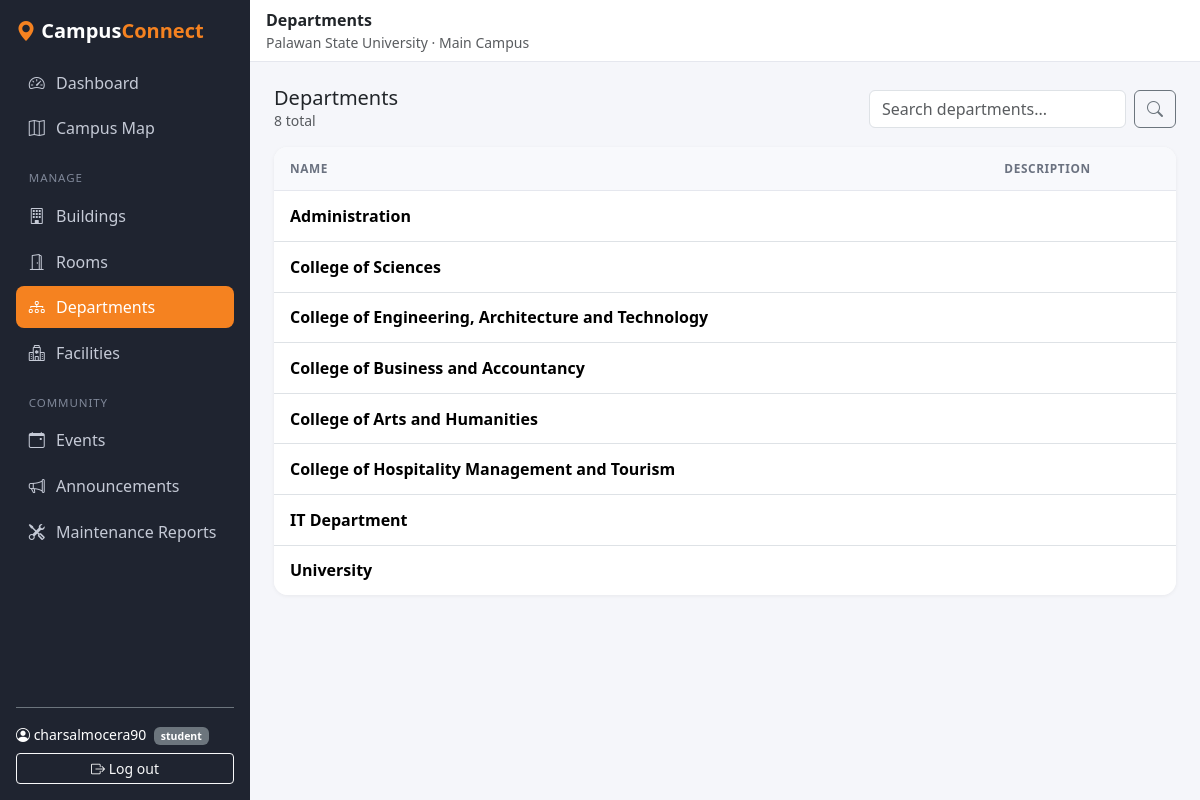
The app's page /departments/ (signed in) with its own data.
### campus/models.py (models this page shows, shortened)
class Profile(models.Model):
    ROLE_CHOICES = [
        ('student', 'Student'),
        ('staff', 'Staff'),
        ('admin', 'Admin'),
    ]
    user = models.OneToOneField(User, on_delete=models.CASCADE, related_name='profile')
    role = models.CharField(max_length=10, choices=ROLE_CHOICES, default='student')

class Department(models.Model):
    name = models.CharField(max_length=100, unique=True)
    description = models.TextField(blank=True)

### campus/crud.py (the view)
class CrudListView(ListView):
    cfg = None
    template_name = 'campus/crud/list.html'
    paginate_by = 10
    def get_queryset(self):
        qs = self.cfg.model.objects.all()
        q = self.request.GET.get('q', '').strip()
        if q and self.cfg.search:
            condition = Q()
            for name in self.cfg.search:
                condition |= Q(**{name + '__icontains': q})
            qs = qs.filter(condition)
        if not qs.ordered:
            qs = qs.order_by('pk')
        return qs
    def get_context_data(self, **kwargs):
        ctx = super().get_context_data(**kwargs)
        ctx.update(base_context(self.cfg, self.request.user))
        ctx['q'] = self.request.GET.get('q', '').strip()
        ctx['headers'] = [label for label, _ in self.cfg.columns]
        ctx['rows'] = [
            {'obj': obj,
             'cells': [{'label': label, 'text': cell_text(obj, accessor)}
                       for label, accessor in self.cfg.columns]}
            for obj in ctx['object_list']
        ]
        return ctx

### campus/crud.py (called while the page is built)
def resolve(obj, dotted):
    value = obj
    for part in dotted.split('.'):
        value = getattr(value, part, None)
        if value is None:
            return ''
        if callable(value):
            value = value()
    return value

def cell_text(obj, accessor):
    value = resolve(obj, accessor)
    if isinstance(value, bool):
        return 'Yes' if value else 'No'
    if isinstance(value, datetime):
        return timezone.localtime(value).strftime('%b %d, %Y %I:%M %p')
    text = str(value)
    return text if len(text) <= 60 else text[:57] + '...'

def url_names(cfg):
    return {
        'list_url': f'{cfg.name}_list',
        'create_url': f'{cfg.name}_create',
        'update_url': f'{cfg.name}_update',
        'delete_url': f'{cfg.name}_delete',
    }

def base_context(cfg, user):
    role = get_role(user)
    return {
        'title': cfg.title,
        'singular': cfg.singular,
        'can_create': role in cfg.create_roles,   # shows the "Add" button
        'can_manage': role in cfg.manage_roles,   # shows the Edit / Delete buttons
        **url_names(cfg),
    }

    @property
    def create_roles(self):
        return ROLE_RULES[self.model._meta.model_name]['create']

    @property
    def manage_roles(self):
        return ROLE_RULES[self.model._meta.model_name]['manage']

### campus/permissions.py (called while the page is built)
def get_role(user):
    if not user.is_authenticated:
        return None
    if user.is_superuser:
        return 'admin'
    profile = getattr(user, 'profile', None)
    return profile.role if profile else 'student'

### campus/templates/campus/crud/list.html (shortened to what this page needs)
{% extends 'campus/base.html' %}
{% block heading %}{{ title }}{% endblock %}
{% block content %}
<div class="d-flex flex-wrap justify-content-between align-items-center gap-3 mb-3">
  <div>
    <h2 class="h5 mb-0">{{ title }}</h2>
    <div class="text-muted small">{{ paginator.count }} total{% if q %} &middot; matching &ldquo;{{ q }}&rdquo;{% endif %}</div>
  </div>
  <div class="d-flex flex-wrap gap-2 list-actions">
    <form method="get" class="d-flex gap-2">
      <input type="search" name="q" value="{{ q }}" class="form-control" placeholder="Search {{ title|lower }}...">
      <button class="btn btn-outline-secondary" aria-label="Search"><i class="bi bi-search"></i></button>
    </form>
  </div>
</div>
<div class="card">
  <div class="table-responsive">
    <table class="table table-hover align-middle mb-0 table-stack">
      <thead>
        <tr>
          {% for h in headers %}<th>{{ h }}</th>{% endfor %}
        </tr>
      </thead>
      <tbody>
        {% for row in rows %}
          <tr>
            {% for cell in row.cells %}<td data-label="{{ cell.label }}">{{ cell.text }}</td>{% endfor %}
          </tr>
        {% empty %}
          <tr><td colspan="{{ headers|length|add:1 }}" class="text-center text-muted py-4 empty-cell">
            {% if q %}No results for &ldquo;{{ q }}&rdquo;.{% else %}Nothing here yet.{% endif %}
          </td></tr>
        {% endfor %}
      </tbody>
    </table>
  </div>
</div>
{% endblock %}

### campus/templates/campus/base.html (shortened to what this page needs)
{% load static %}
<!DOCTYPE html>
<html lang="en">
<head>
  <link href="https://cdn.jsdelivr.net/npm/bootstrap@5.3.3/dist/css/bootstrap.min.css" rel="stylesheet">
  <link href="https://cdn.jsdelivr.net/npm/bootstrap-icons@1.11.3/font/bootstrap-icons.min.css" rel="stylesheet">
  <link rel="stylesheet" href="{% static 'campus/css/base.css' %}">
</head>
<body>
<div class="d-flex">
  <aside class="offcanvas-lg offcanvas-start sidebar" tabindex="-1" id="sidebar">
    <div class="sidebar-inner p-3 d-flex flex-column">
      <div class="d-flex justify-content-between align-items-center mb-3">
        <a href="{% url 'dashboard' %}" class="brand"><i class="bi bi-geo-alt-fill" style="color: var(--psu-orange)"></i> Campus<span>Connect</span></a>
      </div>
      <nav class="nav flex-column gap-1">
        <a class="nav-link {% if request.resolver_match.url_name == 'dashboard' %}active{% endif %}" href="{% url 'dashboard' %}"><i class="bi bi-speedometer2"></i> Dashboard</a>
        <a class="nav-link {% if request.resolver_match.url_name == 'map' %}active{% endif %}" href="{% url 'map' %}"><i class="bi bi-map"></i> Campus Map</a>
        <div class="nav-section">Manage</div>
        <a class="nav-link {% if 'building' in request.resolver_match.url_name %}active{% endif %}" href="{% url 'building_list' %}"><i class="bi bi-building"></i> Buildings</a>
        <a class="nav-link {% if 'room' in request.resolver_match.url_name %}active{% endif %}" href="{% url 'room_list' %}"><i class="bi bi-door-open"></i> Rooms</a>
        <a class="nav-link {% if 'department' in request.resolver_match.url_name %}active{% endif %}" href="{% url 'department_list' %}"><i class="bi bi-diagram-3"></i> Departments</a>
        <a class="nav-link {% if 'facility' in request.resolver_match.url_name %}active{% endif %}" href="{% url 'facility_list' %}"><i class="bi bi-hospital"></i> Facilities</a>
        <div class="nav-section">Community</div>
        <a class="nav-link {% if 'event' in request.resolver_match.url_name %}active{% endif %}" href="{% url 'event_list' %}"><i class="bi bi-calendar-event"></i> Events</a>
        <a class="nav-link {% if 'announcement' in request.resolver_match.url_name %}active{% endif %}" href="{% url 'announcement_list' %}"><i class="bi bi-megaphone"></i> Announcements</a>
        <a class="nav-link {% if 'report' in request.resolver_match.url_name %}active{% endif %}" href="{% url 'report_list' %}"><i class="bi bi-tools"></i> Maintenance Reports</a>
      </nav>
      <div class="mt-auto pt-3 border-top border-secondary">
        {% if user.is_authenticated %}
          <div class="text-white small mb-2">
            <i class="bi bi-person-circle"></i> {{ user.username }}
            <span class="badge bg-secondary ms-1">{% if user.is_superuser %}admin{% else %}{{ user.profile.role|default:'student' }}{% endif %}</span>
          </div>
          <form method="post" action="{% url 'logout' %}">
            <button class="btn btn-sm btn-outline-light w-100"><i class="bi bi-box-arrow-right"></i> Log out</button>
          </form>
        {% else %}
          <a class="btn btn-sm btn-psu w-100 mb-2" href="{% url 'login' %}?next={{ request.path }}"><i class="bi bi-box-arrow-in-right"></i> Log in</a>
          <a class="btn btn-sm btn-outline-light w-100" href="{% url 'register' %}"><i class="bi bi-person-plus"></i> Register</a>
        {% endif %}
      </div>
    </div>
  </aside>
  <div class="main flex-grow-1">
    <header class="topbar px-3 py-2 d-flex align-items-center gap-3">
      <div>
        <div class="fw-semibold">{% block heading %}CampusConnect{% endblock %}</div>
        <div class="text-muted small d-none d-sm-block">Palawan State University &middot; Main Campus</div>
      </div>
    </header>
    <main class="{% block main_class %}p-3 p-lg-4{% endblock %}">
      {% block content %}{% endblock %}
    </main>
  </div>
</div>
</body>
</html>

### campus/static/campus/css/base.css (style rules this page uses)
:root { --psu-orange: #f58220; --psu-orange-dark: #d96b0b; --sidebar-bg: #1f2430; --page-bg: #f5f6fa; }
body { background: var(--page-bg); }
.sidebar { width: 250px; }
.sidebar-inner { background: var(--sidebar-bg); min-height: 100%; }
@media (min-width: 992px) { .sidebar { position: sticky; top: 0; height: 100vh !important; width: 250px !important; flex: 0 0 250px !important; overflow-y: auto; } }
.brand { color: #fff; font-weight: 700; font-size: 1.25rem; text-decoration: none; }
.brand span { color: var(--psu-orange); }
.sidebar .nav-link { color: #c5cad6; border-radius: 8px; padding: .55rem .8rem; display: flex; gap: .7rem; align-items: center; }
.sidebar .nav-link.active { background: var(--psu-orange); color: #fff; }
.nav-section { color: #7f8798; font-size: .72rem; letter-spacing: .08em; text-transform: uppercase; margin: 1rem .8rem .3rem; }
.main { min-width: 0; display: flex; flex-direction: column; min-height: 100vh; min-height: 100dvh; }
.main > main { flex: 1 1 auto; position: relative; }
.topbar { background: #fff; border-bottom: 1px solid #e5e7ee; }
.card { border: 0; border-radius: 14px; box-shadow: 0 1px 4px rgba(0,0,0,.06); }
.card .table { margin-bottom: 0; }
.table > :not(caption) > * > * { padding: .8rem 1rem; }
.table thead th { font-size: .74rem; letter-spacing: .05em; text-transform: uppercase; color: #6b7280; font-weight: 600; background: #f8f9fc; border-bottom: 1px solid #e5e7ee; white-space: nowrap; }
.table tbody td:first-child { font-weight: 600; }
.table tbody tr:last-child td { border-bottom: 0; }
.card:has(> .table-responsive) { overflow: hidden; }

### records on screen
Department: text "Administration"
Department: text "College of Sciences"
Department: text "College of Engineering, Architecture and Technology"
Department: text "College of Business and Accountancy"
Department: text "College of Arts and Humanities"
Department: text "College of Hospitality Management and Tourism"
Department: text "IT Department"
Department: text "University"

### other values on screen
{{ user.username }} "charsalmocera90"
{{ user.profile.role|default:'student' }} "student"
{{ title }} "Departments"
{{ paginator.count }} "8"
{{ h }} "NAME" "DESCRIPTION"
